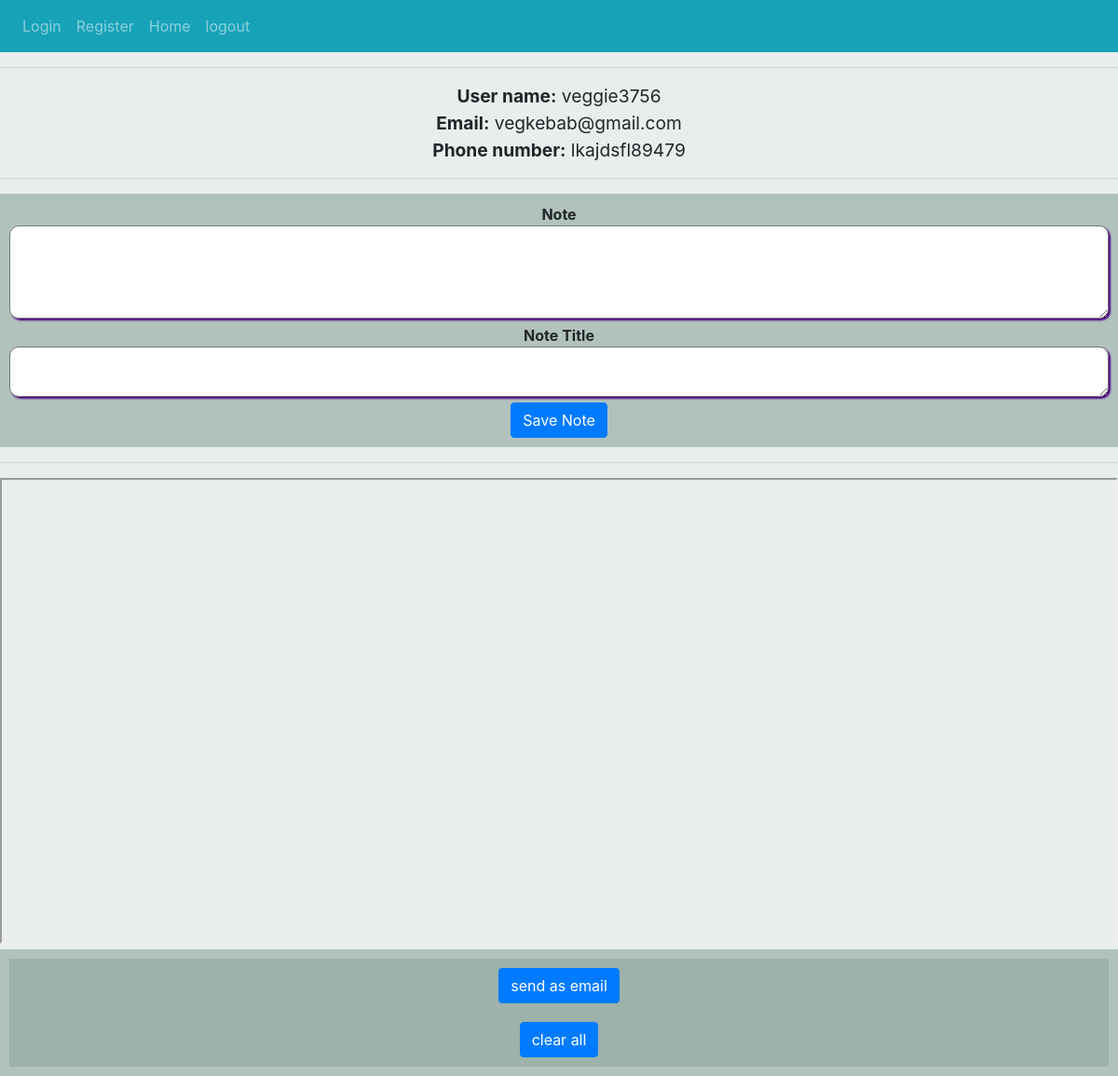
The app's page / (signed in) with its own data.
### tables this page shows
CREATE TABLE users(id INTEGER NOT NULL,Name TEXT,Hash TEXT,Email TEXT, PhoneNumber TEXT, PRIMARY KEY(id));

### app.py (the view)
@app.route("/")
def index():
    id = session.get("user_id")
    if check_login(id) == True:
        data=db.execute("SELECT * FROM users WHERE id = ?",(id,))
        for row in data:
            name = row[1]
            email = row[3]
            phone_number= row[4]
        return render_template("index.html",name=name,email=email,phone_number=phone_number)
    else:
        return redirect ("/login")

### app.py (called while the page is built)
def check_login(session_id):
    if session_id == None:
        return False
    else:
        return True

### templates/index.html (shortened to what this page needs)
{% extends "layout.html" %}
{% block body %}
    <header>
        <hr>
        <div id="user_info">
            <B>User name:</B> {{ name }} <br>
            <B>Email:</B> {{ email }} <br>
            <B>Phone number:</B> {{ phone_number }}<br>
        </div>
        <hr>
    </header>
    <main>
        <form class="buttons" method="POST" action="/note" >
            <B>Note</B>
            <textarea class="typing_note_space" name="note" autofocus>
            </textarea>
            <br>
            <B>Note Title</B>
            <textarea class="typing_note_space2" name="note_title">
            </textarea>
            <br>
            <button type="submit" class="btn btn-primary">Save Note</button>
        </form>
        <hr>
        <iframe src="/note" width="100%" height="500"></iframe>
    </main>
    <footer>
        <div class="buttons">
            <form class="buttons" method="POST" action="/email">
                <button  type="submit" class="btn btn-primary">send as email</button></i>
            </form>
            <form class="buttons" method="POST" action="/clear_table">
                <button type="submit" class="btn btn-primary">clear all</button>
            </form>
        </div>
    </footer>
{% endblock %}

### static/style.css (style rules this page uses)
.body { background-color: rgb(233, 238, 236); }
.typing_note_space { width:100%; min-height: 100px; border-radius: 10px; box-shadow: 2px 2px 2px indigo; }
.typing_note_space2 { width:100%; min-height: 30px; border-radius: 10px; box-shadow: 2px 2px 2px indigo; }
.buttons { background: rgba(145, 169, 160, 0.623); padding: 10px; text-align: center; }
#user_info { text-align: center; font-size: larger; }

### records on screen
users: Name "veggie3756", Email "vegkebab@gmail.com", PhoneNumber "lkajdsfl89479"
